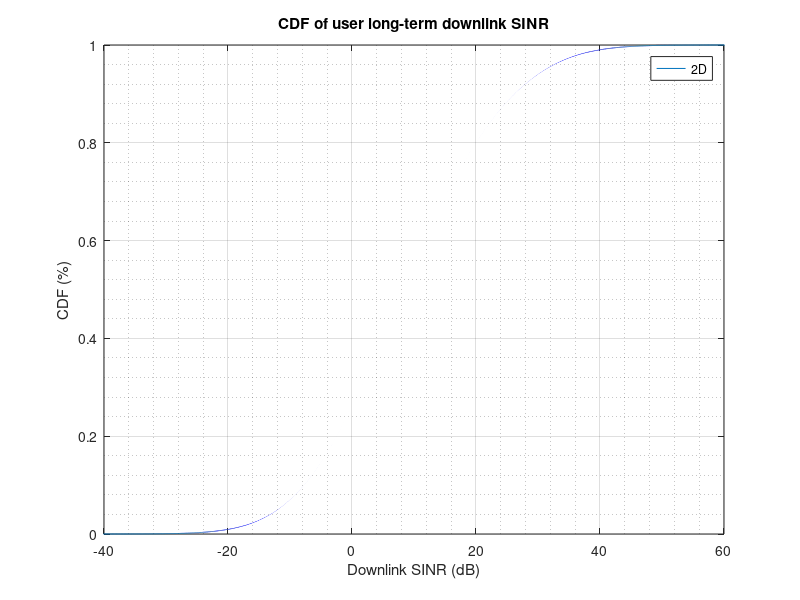

Write MATLAB code to recreate this figure.
clear; close all;
%% Initialisation
% transmit power (in dBm) [Pt]
pTxDbm = 46;
pTx = db2pow(pTxDbm) / 1e3;
% noise variance (in dBm) [?n^2]
pNoiseDbm = -174;
pNoise = db2pow(pNoiseDbm) / 1e3;
% number of users dropped in the center cell [K]
nUsers = 1e4;
% distance covered by the cell (in meters) [d]
dMin = 35; dMax = 250; 
% coordinate of neighbour base stations to produce interference [j]
nInterfs = 6;
bsInterf = 2 * dMax * exp(1i * 2 * pi / nInterfs * (1: nInterfs)');
% standard deviation of shadowing (in dB) [?s]
sdShadowing = 8;
% number of drops (i.e. generate user distributions)
nDrops = 1e2;
% long-time SINR
ltSinr = zeros(nDrops, nUsers);
%% Channel model
%s generate user location randomly and uniformly (assume users don't move)
for iDrop = 1: nDrops
    %% User distribution
    % distance between users and center base station (in meters) [d]
    dCenter = randi([dMin, dMax], 1, nUsers);
    % angle (in radian) [?]
    phase = 2 * pi * rand(1, nUsers);
    % coordinate of users
    user = dCenter .* exp(1i * phase);
    % distance between interference base station and user
    dInterf = abs(bsInterf - user);
    %% Path-loss, shadowing and Long-term SINR
    % path loss and shadowing of center base station
    centerPsDb = 128.1 + 37.6 * log10(dCenter / 1e3) + sdShadowing * randn(1, nUsers);
    centerPs = db2pow(centerPsDb);
    % interference path loss and shadowing
    interfPsDb = 128.1 + 37.6 * log10(dInterf / 1e3) + sdShadowing * randn(nInterfs, nUsers);
    interfPs = db2pow(interfPsDb);
    % long-term SINR of a drop
    ltSinr(iDrop, :) = (pTx ./ centerPs) ./ (pNoise + sum(pTx ./ interfPs));
end
ltSinrDb = pow2db(ltSinr);
%% Result plot: CDF of long-term SINR
figure;
cdfplot(ltSinrDb(:));
grid on; grid minor;
legend('2D');
title('CDF of user long-term downlink SINR');
xlabel('Downlink SINR (dB)');
ylabel('CDF (%)');
xlim([-40 60]);
